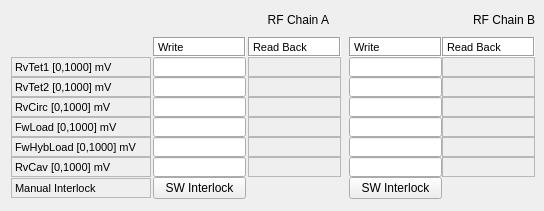
<?xml version="1.0" encoding="UTF-8"?>
<ui version="4.0">
 <class>Form</class>
 <widget class="QWidget" name="Form">
  <property name="geometry">
   <rect>
    <x>0</x>
    <y>0</y>
    <width>544</width>
    <height>211</height>
   </rect>
  </property>
  <property name="windowTitle">
   <string>Form</string>
  </property>
  <layout class="QGridLayout" name="gridLayout">
   <property name="margin">
    <number>0</number>
   </property>
   <property name="spacing">
    <number>0</number>
   </property>
   <item row="0" column="0">
    <widget class="QScrollArea" name="scrollArea">
     <property name="frameShape">
      <enum>QFrame::NoFrame</enum>
     </property>
     <property name="widgetResizable">
      <bool>true</bool>
     </property>
     <widget class="QWidget" name="scrollAreaWidgetContents">
      <property name="geometry">
       <rect>
        <x>0</x>
        <y>0</y>
        <width>544</width>
        <height>211</height>
       </rect>
      </property>
      <layout class="QGridLayout" name="gridLayout_2">
       <item row="0" column="0">
        <widget class="QLabel" name="label_241">
         <property name="minimumSize">
          <size>
           <width>320</width>
           <height>20</height>
          </size>
         </property>
         <property name="maximumSize">
          <size>
           <width>330</width>
           <height>20</height>
          </size>
         </property>
         <property name="layoutDirection">
          <enum>Qt::RightToLeft</enum>
         </property>
         <property name="text">
          <string>RF Chain A</string>
         </property>
         <property name="alignment">
          <set>Qt::AlignRight|Qt::AlignTrailing|Qt::AlignVCenter</set>
         </property>
        </widget>
       </item>
       <item row="0" column="1" colspan="2">
        <widget class="QLabel" name="label_242">
         <property name="minimumSize">
          <size>
           <width>200</width>
           <height>20</height>
          </size>
         </property>
         <property name="maximumSize">
          <size>
           <width>200</width>
           <height>20</height>
          </size>
         </property>
         <property name="layoutDirection">
          <enum>Qt::RightToLeft</enum>
         </property>
         <property name="text">
          <string>RF Chain B</string>
         </property>
         <property name="alignment">
          <set>Qt::AlignRight|Qt::AlignTrailing|Qt::AlignVCenter</set>
         </property>
        </widget>
       </item>
       <item row="1" column="0" colspan="2">
        <layout class="QGridLayout" name="_19">
         <property name="spacing">
          <number>0</number>
         </property>
         <item row="0" column="1">
          <widget class="QLabel" name="label_94">
           <property name="sizePolicy">
            <sizepolicy hsizetype="Fixed" vsizetype="Fixed">
             <horstretch>0</horstretch>
             <verstretch>0</verstretch>
            </sizepolicy>
           </property>
           <property name="minimumSize">
            <size>
             <width>93</width>
             <height>20</height>
            </size>
           </property>
           <property name="maximumSize">
            <size>
             <width>93</width>
             <height>20</height>
            </size>
           </property>
           <property name="palette">
            <palette>
             <active>
              <colorrole role="Base">
               <brush brushstyle="SolidPattern">
                <color alpha="255">
                 <red>255</red>
                 <green>255</green>
                 <blue>255</blue>
                </color>
               </brush>
              </colorrole>
              <colorrole role="Window">
               <brush brushstyle="SolidPattern">
                <color alpha="255">
                 <red>255</red>
                 <green>255</green>
                 <blue>255</blue>
                </color>
               </brush>
              </colorrole>
             </active>
             <inactive>
              <colorrole role="Base">
               <brush brushstyle="SolidPattern">
                <color alpha="255">
                 <red>255</red>
                 <green>255</green>
                 <blue>255</blue>
                </color>
               </brush>
              </colorrole>
              <colorrole role="Window">
               <brush brushstyle="SolidPattern">
                <color alpha="255">
                 <red>255</red>
                 <green>255</green>
                 <blue>255</blue>
                </color>
               </brush>
              </colorrole>
             </inactive>
             <disabled>
              <colorrole role="Base">
               <brush brushstyle="SolidPattern">
                <color alpha="255">
                 <red>255</red>
                 <green>255</green>
                 <blue>255</blue>
                </color>
               </brush>
              </colorrole>
              <colorrole role="Window">
               <brush brushstyle="SolidPattern">
                <color alpha="255">
                 <red>255</red>
                 <green>255</green>
                 <blue>255</blue>
                </color>
               </brush>
              </colorrole>
             </disabled>
            </palette>
           </property>
           <property name="font">
            <font>
             <pointsize>8</pointsize>
            </font>
           </property>
           <property name="autoFillBackground">
            <bool>true</bool>
           </property>
           <property name="frameShape">
            <enum>QFrame::Box</enum>
           </property>
           <property name="frameShadow">
            <enum>QFrame::Sunken</enum>
           </property>
           <property name="text">
            <string>Write</string>
           </property>
          </widget>
         </item>
         <item row="0" column="2">
          <widget class="QLabel" name="label_97">
           <property name="sizePolicy">
            <sizepolicy hsizetype="Fixed" vsizetype="Fixed">
             <horstretch>0</horstretch>
             <verstretch>0</verstretch>
            </sizepolicy>
           </property>
           <property name="minimumSize">
            <size>
             <width>93</width>
             <height>20</height>
            </size>
           </property>
           <property name="maximumSize">
            <size>
             <width>93</width>
             <height>20</height>
            </size>
           </property>
           <property name="palette">
            <palette>
             <active>
              <colorrole role="Base">
               <brush brushstyle="SolidPattern">
                <color alpha="255">
                 <red>255</red>
                 <green>255</green>
                 <blue>255</blue>
                </color>
               </brush>
              </colorrole>
              <colorrole role="Window">
               <brush brushstyle="SolidPattern">
                <color alpha="255">
                 <red>255</red>
                 <green>255</green>
                 <blue>255</blue>
                </color>
               </brush>
              </colorrole>
             </active>
             <inactive>
              <colorrole role="Base">
               <brush brushstyle="SolidPattern">
                <color alpha="255">
                 <red>255</red>
                 <green>255</green>
                 <blue>255</blue>
                </color>
               </brush>
              </colorrole>
              <colorrole role="Window">
               <brush brushstyle="SolidPattern">
                <color alpha="255">
                 <red>255</red>
                 <green>255</green>
                 <blue>255</blue>
                </color>
               </brush>
              </colorrole>
             </inactive>
             <disabled>
              <colorrole role="Base">
               <brush brushstyle="SolidPattern">
                <color alpha="255">
                 <red>255</red>
                 <green>255</green>
                 <blue>255</blue>
                </color>
               </brush>
              </colorrole>
              <colorrole role="Window">
               <brush brushstyle="SolidPattern">
                <color alpha="255">
                 <red>255</red>
                 <green>255</green>
                 <blue>255</blue>
                </color>
               </brush>
              </colorrole>
             </disabled>
            </palette>
           </property>
           <property name="font">
            <font>
             <pointsize>8</pointsize>
            </font>
           </property>
           <property name="autoFillBackground">
            <bool>true</bool>
           </property>
           <property name="frameShape">
            <enum>QFrame::Box</enum>
           </property>
           <property name="frameShadow">
            <enum>QFrame::Sunken</enum>
           </property>
           <property name="text">
            <string>Read Back</string>
           </property>
          </widget>
         </item>
         <item row="3" column="0">
          <widget class="QLabel" name="label_105">
           <property name="sizePolicy">
            <sizepolicy hsizetype="Fixed" vsizetype="Fixed">
             <horstretch>0</horstretch>
             <verstretch>0</verstretch>
            </sizepolicy>
           </property>
           <property name="minimumSize">
            <size>
             <width>140</width>
             <height>20</height>
            </size>
           </property>
           <property name="maximumSize">
            <size>
             <width>140</width>
             <height>20</height>
            </size>
           </property>
           <property name="font">
            <font>
             <pointsize>8</pointsize>
            </font>
           </property>
           <property name="frameShape">
            <enum>QFrame::StyledPanel</enum>
           </property>
           <property name="text">
            <string>RvCirc [0,1000] mV</string>
           </property>
          </widget>
         </item>
         <item row="4" column="0">
          <widget class="QLabel" name="label_106">
           <property name="sizePolicy">
            <sizepolicy hsizetype="Fixed" vsizetype="Fixed">
             <horstretch>0</horstretch>
             <verstretch>0</verstretch>
            </sizepolicy>
           </property>
           <property name="minimumSize">
            <size>
             <width>140</width>
             <height>20</height>
            </size>
           </property>
           <property name="maximumSize">
            <size>
             <width>140</width>
             <height>20</height>
            </size>
           </property>
           <property name="font">
            <font>
             <pointsize>8</pointsize>
            </font>
           </property>
           <property name="frameShape">
            <enum>QFrame::StyledPanel</enum>
           </property>
           <property name="text">
            <string>FwLoad [0,1000] mV</string>
           </property>
          </widget>
         </item>
         <item row="4" column="1">
          <widget class="TaurusValueLineEdit" name="lineEdit_FwLoadA">
           <property name="sizePolicy">
            <sizepolicy hsizetype="Fixed" vsizetype="Fixed">
             <horstretch>0</horstretch>
             <verstretch>0</verstretch>
            </sizepolicy>
           </property>
           <property name="minimumSize">
            <size>
             <width>93</width>
             <height>20</height>
            </size>
           </property>
           <property name="maximumSize">
            <size>
             <width>93</width>
             <height>20</height>
            </size>
           </property>
           <property name="font">
            <font>
             <pointsize>8</pointsize>
            </font>
           </property>
           <property name="frame">
            <bool>true</bool>
           </property>
           <property name="autoApply" stdset="0">
            <bool>false</bool>
           </property>
          </widget>
         </item>
         <item row="5" column="0">
          <widget class="QLabel" name="label_107">
           <property name="sizePolicy">
            <sizepolicy hsizetype="Fixed" vsizetype="Fixed">
             <horstretch>0</horstretch>
             <verstretch>0</verstretch>
            </sizepolicy>
           </property>
           <property name="minimumSize">
            <size>
             <width>140</width>
             <height>20</height>
            </size>
           </property>
           <property name="maximumSize">
            <size>
             <width>140</width>
             <height>20</height>
            </size>
           </property>
           <property name="font">
            <font>
             <pointsize>8</pointsize>
            </font>
           </property>
           <property name="frameShape">
            <enum>QFrame::StyledPanel</enum>
           </property>
           <property name="text">
            <string>FwHybLoad [0,1000] mV</string>
           </property>
          </widget>
         </item>
         <item row="5" column="1">
          <widget class="TaurusValueLineEdit" name="lineEdit_FwHybLoadA">
           <property name="sizePolicy">
            <sizepolicy hsizetype="Fixed" vsizetype="Fixed">
             <horstretch>0</horstretch>
             <verstretch>0</verstretch>
            </sizepolicy>
           </property>
           <property name="minimumSize">
            <size>
             <width>93</width>
             <height>20</height>
            </size>
           </property>
           <property name="maximumSize">
            <size>
             <width>93</width>
             <height>20</height>
            </size>
           </property>
           <property name="font">
            <font>
             <pointsize>8</pointsize>
            </font>
           </property>
           <property name="frame">
            <bool>true</bool>
           </property>
           <property name="autoApply" stdset="0">
            <bool>false</bool>
           </property>
          </widget>
         </item>
         <item row="6" column="0">
          <widget class="QLabel" name="label_108">
           <property name="sizePolicy">
            <sizepolicy hsizetype="Fixed" vsizetype="Fixed">
             <horstretch>0</horstretch>
             <verstretch>0</verstretch>
            </sizepolicy>
           </property>
           <property name="minimumSize">
            <size>
             <width>140</width>
             <height>20</height>
            </size>
           </property>
           <property name="maximumSize">
            <size>
             <width>140</width>
             <height>20</height>
            </size>
           </property>
           <property name="font">
            <font>
             <pointsize>8</pointsize>
            </font>
           </property>
           <property name="frameShape">
            <enum>QFrame::StyledPanel</enum>
           </property>
           <property name="text">
            <string>RvCav [0,1000] mV</string>
           </property>
          </widget>
         </item>
         <item row="1" column="1">
          <widget class="TaurusValueLineEdit" name="lineEdit_RvTet1A">
           <property name="sizePolicy">
            <sizepolicy hsizetype="Fixed" vsizetype="Fixed">
             <horstretch>0</horstretch>
             <verstretch>0</verstretch>
            </sizepolicy>
           </property>
           <property name="minimumSize">
            <size>
             <width>93</width>
             <height>20</height>
            </size>
           </property>
           <property name="maximumSize">
            <size>
             <width>93</width>
             <height>20</height>
            </size>
           </property>
           <property name="font">
            <font>
             <pointsize>8</pointsize>
            </font>
           </property>
           <property name="frame">
            <bool>true</bool>
           </property>
           <property name="autoApply" stdset="0">
            <bool>false</bool>
           </property>
          </widget>
         </item>
         <item row="2" column="1">
          <widget class="TaurusValueLineEdit" name="lineEdit_RvTet2A">
           <property name="sizePolicy">
            <sizepolicy hsizetype="Fixed" vsizetype="Fixed">
             <horstretch>0</horstretch>
             <verstretch>0</verstretch>
            </sizepolicy>
           </property>
           <property name="minimumSize">
            <size>
             <width>93</width>
             <height>20</height>
            </size>
           </property>
           <property name="maximumSize">
            <size>
             <width>93</width>
             <height>20</height>
            </size>
           </property>
           <property name="font">
            <font>
             <pointsize>8</pointsize>
            </font>
           </property>
           <property name="frame">
            <bool>true</bool>
           </property>
           <property name="autoApply" stdset="0">
            <bool>false</bool>
           </property>
          </widget>
         </item>
         <item row="1" column="0">
          <widget class="QLabel" name="label_126">
           <property name="sizePolicy">
            <sizepolicy hsizetype="Fixed" vsizetype="Fixed">
             <horstretch>0</horstretch>
             <verstretch>0</verstretch>
            </sizepolicy>
           </property>
           <property name="minimumSize">
            <size>
             <width>140</width>
             <height>20</height>
            </size>
           </property>
           <property name="maximumSize">
            <size>
             <width>140</width>
             <height>20</height>
            </size>
           </property>
           <property name="font">
            <font>
             <pointsize>8</pointsize>
            </font>
           </property>
           <property name="frameShape">
            <enum>QFrame::StyledPanel</enum>
           </property>
           <property name="text">
            <string>RvTet1 [0,1000] mV</string>
           </property>
          </widget>
         </item>
         <item row="2" column="0">
          <widget class="QLabel" name="label_127">
           <property name="sizePolicy">
            <sizepolicy hsizetype="Fixed" vsizetype="Fixed">
             <horstretch>0</horstretch>
             <verstretch>0</verstretch>
            </sizepolicy>
           </property>
           <property name="minimumSize">
            <size>
             <width>140</width>
             <height>20</height>
            </size>
           </property>
           <property name="maximumSize">
            <size>
             <width>140</width>
             <height>20</height>
            </size>
           </property>
           <property name="font">
            <font>
             <pointsize>8</pointsize>
            </font>
           </property>
           <property name="frameShape">
            <enum>QFrame::StyledPanel</enum>
           </property>
           <property name="text">
            <string>RvTet2 [0,1000] mV</string>
           </property>
          </widget>
         </item>
         <item row="1" column="2">
          <widget class="TaurusLabel" name="tauValueLabel_RvTet1A">
           <property name="sizePolicy">
            <sizepolicy hsizetype="Fixed" vsizetype="Fixed">
             <horstretch>0</horstretch>
             <verstretch>0</verstretch>
            </sizepolicy>
           </property>
           <property name="minimumSize">
            <size>
             <width>93</width>
             <height>20</height>
            </size>
           </property>
           <property name="maximumSize">
            <size>
             <width>93</width>
             <height>20</height>
            </size>
           </property>
           <property name="font">
            <font>
             <pointsize>7</pointsize>
            </font>
           </property>
           <property name="frameShape">
            <enum>QFrame::StyledPanel</enum>
           </property>
          </widget>
         </item>
         <item row="2" column="2">
          <widget class="TaurusLabel" name="tauValueLabel_RvTet2A">
           <property name="sizePolicy">
            <sizepolicy hsizetype="Fixed" vsizetype="Fixed">
             <horstretch>0</horstretch>
             <verstretch>0</verstretch>
            </sizepolicy>
           </property>
           <property name="minimumSize">
            <size>
             <width>93</width>
             <height>20</height>
            </size>
           </property>
           <property name="maximumSize">
            <size>
             <width>93</width>
             <height>20</height>
            </size>
           </property>
           <property name="font">
            <font>
             <pointsize>7</pointsize>
            </font>
           </property>
           <property name="frameShape">
            <enum>QFrame::StyledPanel</enum>
           </property>
          </widget>
         </item>
         <item row="3" column="2">
          <widget class="TaurusLabel" name="tauValueLabel_RvCircA">
           <property name="sizePolicy">
            <sizepolicy hsizetype="Fixed" vsizetype="Fixed">
             <horstretch>0</horstretch>
             <verstretch>0</verstretch>
            </sizepolicy>
           </property>
           <property name="minimumSize">
            <size>
             <width>93</width>
             <height>20</height>
            </size>
           </property>
           <property name="maximumSize">
            <size>
             <width>93</width>
             <height>20</height>
            </size>
           </property>
           <property name="font">
            <font>
             <pointsize>7</pointsize>
            </font>
           </property>
           <property name="frameShape">
            <enum>QFrame::StyledPanel</enum>
           </property>
          </widget>
         </item>
         <item row="4" column="2">
          <widget class="TaurusLabel" name="tauValueLabel_FwLoadA">
           <property name="sizePolicy">
            <sizepolicy hsizetype="Fixed" vsizetype="Fixed">
             <horstretch>0</horstretch>
             <verstretch>0</verstretch>
            </sizepolicy>
           </property>
           <property name="minimumSize">
            <size>
             <width>93</width>
             <height>20</height>
            </size>
           </property>
           <property name="maximumSize">
            <size>
             <width>93</width>
             <height>20</height>
            </size>
           </property>
           <property name="font">
            <font>
             <pointsize>7</pointsize>
            </font>
           </property>
           <property name="frameShape">
            <enum>QFrame::StyledPanel</enum>
           </property>
          </widget>
         </item>
         <item row="5" column="2">
          <widget class="TaurusLabel" name="tauValueLabel_FwHybLoadA">
           <property name="sizePolicy">
            <sizepolicy hsizetype="Fixed" vsizetype="Fixed">
             <horstretch>0</horstretch>
             <verstretch>0</verstretch>
            </sizepolicy>
           </property>
           <property name="minimumSize">
            <size>
             <width>93</width>
             <height>20</height>
            </size>
           </property>
           <property name="maximumSize">
            <size>
             <width>93</width>
             <height>20</height>
            </size>
           </property>
           <property name="font">
            <font>
             <pointsize>7</pointsize>
            </font>
           </property>
           <property name="frameShape">
            <enum>QFrame::StyledPanel</enum>
           </property>
          </widget>
         </item>
         <item row="6" column="2">
          <widget class="TaurusLabel" name="tauValueLabel_RvCavA">
           <property name="sizePolicy">
            <sizepolicy hsizetype="Fixed" vsizetype="Fixed">
             <horstretch>0</horstretch>
             <verstretch>0</verstretch>
            </sizepolicy>
           </property>
           <property name="minimumSize">
            <size>
             <width>93</width>
             <height>20</height>
            </size>
           </property>
           <property name="maximumSize">
            <size>
             <width>93</width>
             <height>20</height>
            </size>
           </property>
           <property name="font">
            <font>
             <pointsize>7</pointsize>
            </font>
           </property>
           <property name="frameShape">
            <enum>QFrame::StyledPanel</enum>
           </property>
          </widget>
         </item>
         <item row="7" column="0">
          <widget class="QLabel" name="label_130">
           <property name="sizePolicy">
            <sizepolicy hsizetype="Fixed" vsizetype="Fixed">
             <horstretch>0</horstretch>
             <verstretch>0</verstretch>
            </sizepolicy>
           </property>
           <property name="minimumSize">
            <size>
             <width>140</width>
             <height>20</height>
            </size>
           </property>
           <property name="maximumSize">
            <size>
             <width>140</width>
             <height>20</height>
            </size>
           </property>
           <property name="font">
            <font>
             <pointsize>8</pointsize>
            </font>
           </property>
           <property name="frameShape">
            <enum>QFrame::StyledPanel</enum>
           </property>
           <property name="text">
            <string>Manual Interlock</string>
           </property>
          </widget>
         </item>
         <item row="6" column="1">
          <widget class="TaurusValueLineEdit" name="lineEdit_RvCavA">
           <property name="sizePolicy">
            <sizepolicy hsizetype="Fixed" vsizetype="Fixed">
             <horstretch>0</horstretch>
             <verstretch>0</verstretch>
            </sizepolicy>
           </property>
           <property name="minimumSize">
            <size>
             <width>93</width>
             <height>20</height>
            </size>
           </property>
           <property name="maximumSize">
            <size>
             <width>93</width>
             <height>20</height>
            </size>
           </property>
           <property name="font">
            <font>
             <pointsize>8</pointsize>
            </font>
           </property>
           <property name="frame">
            <bool>true</bool>
           </property>
           <property name="autoApply" stdset="0">
            <bool>false</bool>
           </property>
          </widget>
         </item>
         <item row="3" column="1">
          <widget class="TaurusValueLineEdit" name="lineEdit_RvCircA">
           <property name="sizePolicy">
            <sizepolicy hsizetype="Fixed" vsizetype="Fixed">
             <horstretch>0</horstretch>
             <verstretch>0</verstretch>
            </sizepolicy>
           </property>
           <property name="minimumSize">
            <size>
             <width>93</width>
             <height>20</height>
            </size>
           </property>
           <property name="maximumSize">
            <size>
             <width>93</width>
             <height>20</height>
            </size>
           </property>
           <property name="font">
            <font>
             <pointsize>8</pointsize>
            </font>
           </property>
           <property name="frame">
            <bool>true</bool>
           </property>
           <property name="autoApply" stdset="0">
            <bool>false</bool>
           </property>
          </widget>
         </item>
         <item row="7" column="1">
          <widget class="QPushButton" name="pushButton_SWITCKA">
           <property name="minimumSize">
            <size>
             <width>0</width>
             <height>22</height>
            </size>
           </property>
           <property name="text">
            <string>SW Interlock</string>
           </property>
          </widget>
         </item>
        </layout>
       </item>
       <item row="1" column="2">
        <layout class="QGridLayout" name="_20">
         <property name="spacing">
          <number>0</number>
         </property>
         <item row="0" column="1">
          <widget class="QLabel" name="label_206">
           <property name="sizePolicy">
            <sizepolicy hsizetype="Fixed" vsizetype="Fixed">
             <horstretch>0</horstretch>
             <verstretch>0</verstretch>
            </sizepolicy>
           </property>
           <property name="minimumSize">
            <size>
             <width>93</width>
             <height>20</height>
            </size>
           </property>
           <property name="maximumSize">
            <size>
             <width>93</width>
             <height>20</height>
            </size>
           </property>
           <property name="palette">
            <palette>
             <active>
              <colorrole role="Base">
               <brush brushstyle="SolidPattern">
                <color alpha="255">
                 <red>255</red>
                 <green>255</green>
                 <blue>255</blue>
                </color>
               </brush>
              </colorrole>
              <colorrole role="Window">
               <brush brushstyle="SolidPattern">
                <color alpha="255">
                 <red>255</red>
                 <green>255</green>
                 <blue>255</blue>
                </color>
               </brush>
              </colorrole>
             </active>
             <inactive>
              <colorrole role="Base">
               <brush brushstyle="SolidPattern">
                <color alpha="255">
                 <red>255</red>
                 <green>255</green>
                 <blue>255</blue>
                </color>
               </brush>
              </colorrole>
              <colorrole role="Window">
               <brush brushstyle="SolidPattern">
                <color alpha="255">
                 <red>255</red>
                 <green>255</green>
                 <blue>255</blue>
                </color>
               </brush>
              </colorrole>
             </inactive>
             <disabled>
              <colorrole role="Base">
               <brush brushstyle="SolidPattern">
                <color alpha="255">
                 <red>255</red>
                 <green>255</green>
                 <blue>255</blue>
                </color>
               </brush>
              </colorrole>
              <colorrole role="Window">
               <brush brushstyle="SolidPattern">
                <color alpha="255">
                 <red>255</red>
                 <green>255</green>
                 <blue>255</blue>
                </color>
               </brush>
              </colorrole>
             </disabled>
            </palette>
           </property>
           <property name="font">
            <font>
             <pointsize>8</pointsize>
            </font>
           </property>
           <property name="autoFillBackground">
            <bool>true</bool>
           </property>
           <property name="frameShape">
            <enum>QFrame::Box</enum>
           </property>
           <property name="frameShadow">
            <enum>QFrame::Sunken</enum>
           </property>
           <property name="text">
            <string>Read Back</string>
           </property>
          </widget>
         </item>
         <item row="4" column="0">
          <widget class="TaurusValueLineEdit" name="lineEdit_FwLoadB">
           <property name="sizePolicy">
            <sizepolicy hsizetype="Fixed" vsizetype="Fixed">
             <horstretch>0</horstretch>
             <verstretch>0</verstretch>
            </sizepolicy>
           </property>
           <property name="minimumSize">
            <size>
             <width>93</width>
             <height>20</height>
            </size>
           </property>
           <property name="maximumSize">
            <size>
             <width>93</width>
             <height>20</height>
            </size>
           </property>
           <property name="font">
            <font>
             <pointsize>8</pointsize>
            </font>
           </property>
           <property name="frame">
            <bool>true</bool>
           </property>
           <property name="autoApply" stdset="0">
            <bool>false</bool>
           </property>
          </widget>
         </item>
         <item row="5" column="0">
          <widget class="TaurusValueLineEdit" name="lineEdit_FwHybLoadB">
           <property name="sizePolicy">
            <sizepolicy hsizetype="Fixed" vsizetype="Fixed">
             <horstretch>0</horstretch>
             <verstretch>0</verstretch>
            </sizepolicy>
           </property>
           <property name="minimumSize">
            <size>
             <width>93</width>
             <height>20</height>
            </size>
           </property>
           <property name="maximumSize">
            <size>
             <width>93</width>
             <height>20</height>
            </size>
           </property>
           <property name="font">
            <font>
             <pointsize>8</pointsize>
            </font>
           </property>
           <property name="frame">
            <bool>true</bool>
           </property>
           <property name="autoApply" stdset="0">
            <bool>false</bool>
           </property>
          </widget>
         </item>
         <item row="6" column="0">
          <widget class="TaurusValueLineEdit" name="lineEdit_RvCavB">
           <property name="sizePolicy">
            <sizepolicy hsizetype="Fixed" vsizetype="Fixed">
             <horstretch>0</horstretch>
             <verstretch>0</verstretch>
            </sizepolicy>
           </property>
           <property name="minimumSize">
            <size>
             <width>93</width>
             <height>20</height>
            </size>
           </property>
           <property name="maximumSize">
            <size>
             <width>93</width>
             <height>20</height>
            </size>
           </property>
           <property name="font">
            <font>
             <pointsize>8</pointsize>
            </font>
           </property>
           <property name="frame">
            <bool>true</bool>
           </property>
           <property name="autoApply" stdset="0">
            <bool>false</bool>
           </property>
          </widget>
         </item>
         <item row="1" column="0">
          <widget class="TaurusValueLineEdit" name="lineEdit_RvTet1B">
           <property name="sizePolicy">
            <sizepolicy hsizetype="Fixed" vsizetype="Fixed">
             <horstretch>0</horstretch>
             <verstretch>0</verstretch>
            </sizepolicy>
           </property>
           <property name="minimumSize">
            <size>
             <width>93</width>
             <height>20</height>
            </size>
           </property>
           <property name="maximumSize">
            <size>
             <width>93</width>
             <height>20</height>
            </size>
           </property>
           <property name="font">
            <font>
             <pointsize>8</pointsize>
            </font>
           </property>
           <property name="frame">
            <bool>true</bool>
           </property>
           <property name="autoApply" stdset="0">
            <bool>false</bool>
           </property>
          </widget>
         </item>
         <item row="2" column="0">
          <widget class="TaurusValueLineEdit" name="lineEdit_RvTet2B">
           <property name="sizePolicy">
            <sizepolicy hsizetype="Fixed" vsizetype="Fixed">
             <horstretch>0</horstretch>
             <verstretch>0</verstretch>
            </sizepolicy>
           </property>
           <property name="minimumSize">
            <size>
             <width>93</width>
             <height>20</height>
            </size>
           </property>
           <property name="maximumSize">
            <size>
             <width>93</width>
             <height>20</height>
            </size>
           </property>
           <property name="font">
            <font>
             <pointsize>8</pointsize>
            </font>
           </property>
           <property name="frame">
            <bool>true</bool>
           </property>
           <property name="autoApply" stdset="0">
            <bool>false</bool>
           </property>
          </widget>
         </item>
         <item row="1" column="1">
          <widget class="TaurusLabel" name="tauValueLabel_RvTet1B">
           <property name="sizePolicy">
            <sizepolicy hsizetype="Fixed" vsizetype="Fixed">
             <horstretch>0</horstretch>
             <verstretch>0</verstretch>
            </sizepolicy>
           </property>
           <property name="minimumSize">
            <size>
             <width>93</width>
             <height>20</height>
            </size>
           </property>
           <property name="maximumSize">
            <size>
             <width>93</width>
             <height>20</height>
            </size>
           </property>
           <property name="font">
            <font>
             <pointsize>7</pointsize>
            </font>
           </property>
           <property name="frameShape">
            <enum>QFrame::StyledPanel</enum>
           </property>
          </widget>
         </item>
         <item row="2" column="1">
          <widget class="TaurusLabel" name="tauValueLabel_RvTet2B">
           <property name="sizePolicy">
            <sizepolicy hsizetype="Fixed" vsizetype="Fixed">
             <horstretch>0</horstretch>
             <verstretch>0</verstretch>
            </sizepolicy>
           </property>
           <property name="minimumSize">
            <size>
             <width>93</width>
             <height>20</height>
            </size>
           </property>
           <property name="maximumSize">
            <size>
             <width>93</width>
             <height>20</height>
            </size>
           </property>
           <property name="font">
            <font>
             <pointsize>7</pointsize>
            </font>
           </property>
           <property name="frameShape">
            <enum>QFrame::StyledPanel</enum>
           </property>
          </widget>
         </item>
         <item row="3" column="1">
          <widget class="TaurusLabel" name="tauValueLabel_RvCircB">
           <property name="sizePolicy">
            <sizepolicy hsizetype="Fixed" vsizetype="Fixed">
             <horstretch>0</horstretch>
             <verstretch>0</verstretch>
            </sizepolicy>
           </property>
           <property name="minimumSize">
            <size>
             <width>93</width>
             <height>20</height>
            </size>
           </property>
           <property name="maximumSize">
            <size>
             <width>93</width>
             <height>20</height>
            </size>
           </property>
           <property name="font">
            <font>
             <pointsize>7</pointsize>
            </font>
           </property>
           <property name="frameShape">
            <enum>QFrame::StyledPanel</enum>
           </property>
          </widget>
         </item>
         <item row="4" column="1">
          <widget class="TaurusLabel" name="tauValueLabel_FwLoadB">
           <property name="sizePolicy">
            <sizepolicy hsizetype="Fixed" vsizetype="Fixed">
             <horstretch>0</horstretch>
             <verstretch>0</verstretch>
            </sizepolicy>
           </property>
           <property name="minimumSize">
            <size>
             <width>93</width>
             <height>20</height>
            </size>
           </property>
           <property name="maximumSize">
            <size>
             <width>93</width>
             <height>20</height>
            </size>
           </property>
           <property name="font">
            <font>
             <pointsize>7</pointsize>
            </font>
           </property>
           <property name="frameShape">
            <enum>QFrame::StyledPanel</enum>
           </property>
          </widget>
         </item>
         <item row="5" column="1">
          <widget class="TaurusLabel" name="tauValueLabel_FwHybLoadB">
           <property name="sizePolicy">
            <sizepolicy hsizetype="Fixed" vsizetype="Fixed">
             <horstretch>0</horstretch>
             <verstretch>0</verstretch>
            </sizepolicy>
           </property>
           <property name="minimumSize">
            <size>
             <width>93</width>
             <height>20</height>
            </size>
           </property>
           <property name="maximumSize">
            <size>
             <width>93</width>
             <height>20</height>
            </size>
           </property>
           <property name="font">
            <font>
             <pointsize>7</pointsize>
            </font>
           </property>
           <property name="frameShape">
            <enum>QFrame::StyledPanel</enum>
           </property>
          </widget>
         </item>
         <item row="6" column="1">
          <widget class="TaurusLabel" name="tauValueLabel_RvCavB">
           <property name="sizePolicy">
            <sizepolicy hsizetype="Fixed" vsizetype="Fixed">
             <horstretch>0</horstretch>
             <verstretch>0</verstretch>
            </sizepolicy>
           </property>
           <property name="minimumSize">
            <size>
             <width>93</width>
             <height>20</height>
            </size>
           </property>
           <property name="maximumSize">
            <size>
             <width>93</width>
             <height>20</height>
            </size>
           </property>
           <property name="font">
            <font>
             <pointsize>7</pointsize>
            </font>
           </property>
           <property name="frameShape">
            <enum>QFrame::StyledPanel</enum>
           </property>
          </widget>
         </item>
         <item row="3" column="0">
          <widget class="TaurusValueLineEdit" name="lineEdit_RvCircB">
           <property name="sizePolicy">
            <sizepolicy hsizetype="Fixed" vsizetype="Fixed">
             <horstretch>0</horstretch>
             <verstretch>0</verstretch>
            </sizepolicy>
           </property>
           <property name="minimumSize">
            <size>
             <width>93</width>
             <height>20</height>
            </size>
           </property>
           <property name="maximumSize">
            <size>
             <width>93</width>
             <height>20</height>
            </size>
           </property>
           <property name="font">
            <font>
             <pointsize>8</pointsize>
            </font>
           </property>
           <property name="frame">
            <bool>true</bool>
           </property>
           <property name="autoApply" stdset="0">
            <bool>false</bool>
           </property>
          </widget>
         </item>
         <item row="0" column="0">
          <widget class="QLabel" name="label_207">
           <property name="sizePolicy">
            <sizepolicy hsizetype="Fixed" vsizetype="Fixed">
             <horstretch>0</horstretch>
             <verstretch>0</verstretch>
            </sizepolicy>
           </property>
           <property name="minimumSize">
            <size>
             <width>93</width>
             <height>20</height>
            </size>
           </property>
           <property name="maximumSize">
            <size>
             <width>93</width>
             <height>20</height>
            </size>
           </property>
           <property name="palette">
            <palette>
             <active>
              <colorrole role="Base">
               <brush brushstyle="SolidPattern">
                <color alpha="255">
                 <red>255</red>
                 <green>255</green>
                 <blue>255</blue>
                </color>
               </brush>
              </colorrole>
              <colorrole role="Window">
               <brush brushstyle="SolidPattern">
                <color alpha="255">
                 <red>255</red>
                 <green>255</green>
                 <blue>255</blue>
                </color>
               </brush>
              </colorrole>
             </active>
             <inactive>
              <colorrole role="Base">
               <brush brushstyle="SolidPattern">
                <color alpha="255">
                 <red>255</red>
                 <green>255</green>
                 <blue>255</blue>
                </color>
               </brush>
              </colorrole>
              <colorrole role="Window">
               <brush brushstyle="SolidPattern">
                <color alpha="255">
                 <red>255</red>
                 <green>255</green>
                 <blue>255</blue>
                </color>
               </brush>
              </colorrole>
             </inactive>
             <disabled>
              <colorrole role="Base">
               <brush brushstyle="SolidPattern">
                <color alpha="255">
                 <red>255</red>
                 <green>255</green>
                 <blue>255</blue>
                </color>
               </brush>
              </colorrole>
              <colorrole role="Window">
               <brush brushstyle="SolidPattern">
                <color alpha="255">
                 <red>255</red>
                 <green>255</green>
                 <blue>255</blue>
                </color>
               </brush>
              </colorrole>
             </disabled>
            </palette>
           </property>
           <property name="font">
            <font>
             <pointsize>8</pointsize>
            </font>
           </property>
           <property name="autoFillBackground">
            <bool>true</bool>
           </property>
           <property name="frameShape">
            <enum>QFrame::Box</enum>
           </property>
           <property name="frameShadow">
            <enum>QFrame::Sunken</enum>
           </property>
           <property name="text">
            <string>Write</string>
           </property>
          </widget>
         </item>
         <item row="7" column="0">
          <widget class="QPushButton" name="pushButton_SWITCKB">
           <property name="minimumSize">
            <size>
             <width>0</width>
             <height>22</height>
            </size>
           </property>
           <property name="text">
            <string>SW Interlock</string>
           </property>
          </widget>
         </item>
        </layout>
       </item>
      </layout>
      <zorder></zorder>
      <zorder></zorder>
      <zorder></zorder>
      <zorder>label_242</zorder>
      <zorder>label_241</zorder>
      <zorder></zorder>
      <zorder>label_241</zorder>
      <zorder></zorder>
      <zorder>label_242</zorder>
     </widget>
    </widget>
   </item>
  </layout>
 </widget>
 <customwidgets>
  <customwidget>
   <class>TaurusLabel</class>
   <extends>QLabel</extends>
   <header>taurus.qt.qtgui.display</header>
  </customwidget>
  <customwidget>
   <class>TaurusValueLineEdit</class>
   <extends>QLineEdit</extends>
   <header>taurus.qt.qtgui.input</header>
  </customwidget>
 </customwidgets>
 <resources/>
 <connections/>
</ui>
